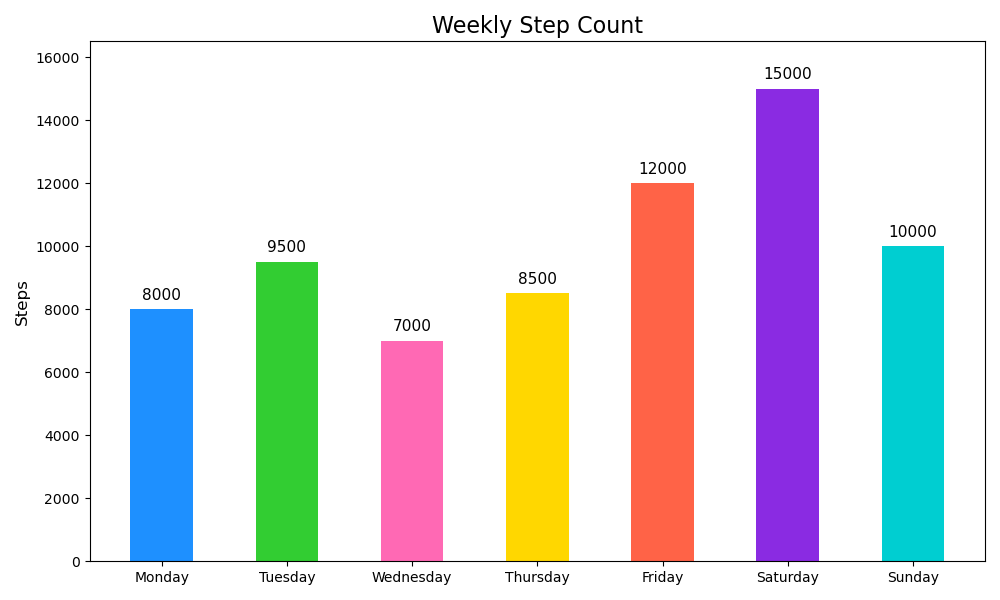

Source code (Python):

import matplotlib.pyplot as plt

# Data
days = ['Monday', 'Tuesday', 'Wednesday', 'Thursday', 'Friday', 'Saturday', 'Sunday']
steps = [8000, 9500, 7000, 8500, 12000, 15000, 10000]

# Color scheme using color codes
colors = ['#1E90FF', '#32CD32', '#FF69B4', '#FFD700', '#FF6347', '#8A2BE2', '#00CED1']

# Create vertical bar chart
plt.figure(figsize=(10, 6))
bars = plt.bar(days, steps, color=colors, width=0.5)

# Adjusting the width and height of bars (no need here as it's vertical)

# Changing the layout and labels
plt.ylabel('Steps', fontsize=12)
plt.title('Weekly Step Count', fontsize=16)
plt.ylim(0, max(steps) * 1.1)  # Set y-axis limit higher to accommodate labels

# Adding value labels on top of each bar
for i, v in enumerate(steps):
    plt.text(i, v + 300, str(v), color='black', ha='center', fontsize=11)

# Show the final result
plt.tight_layout()
plt.show()
